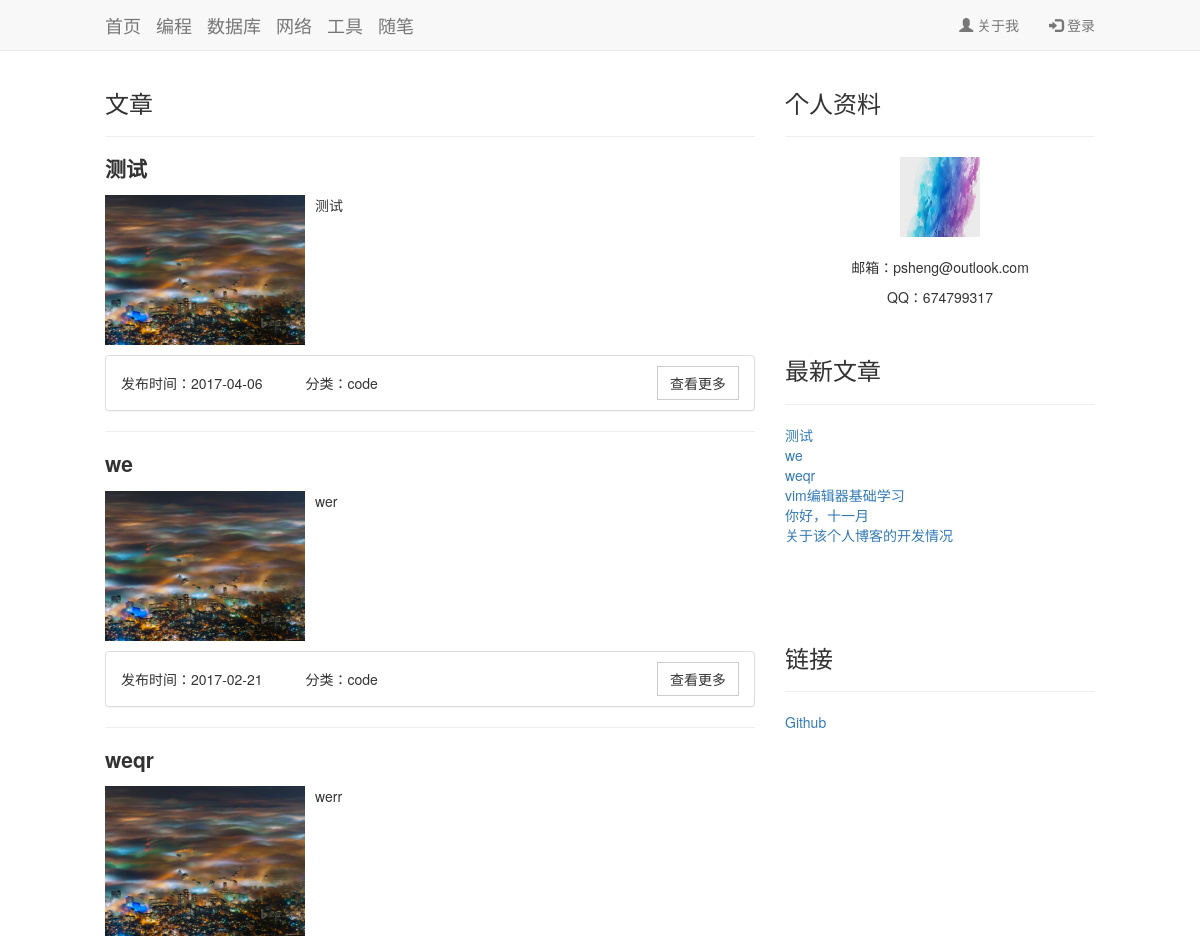
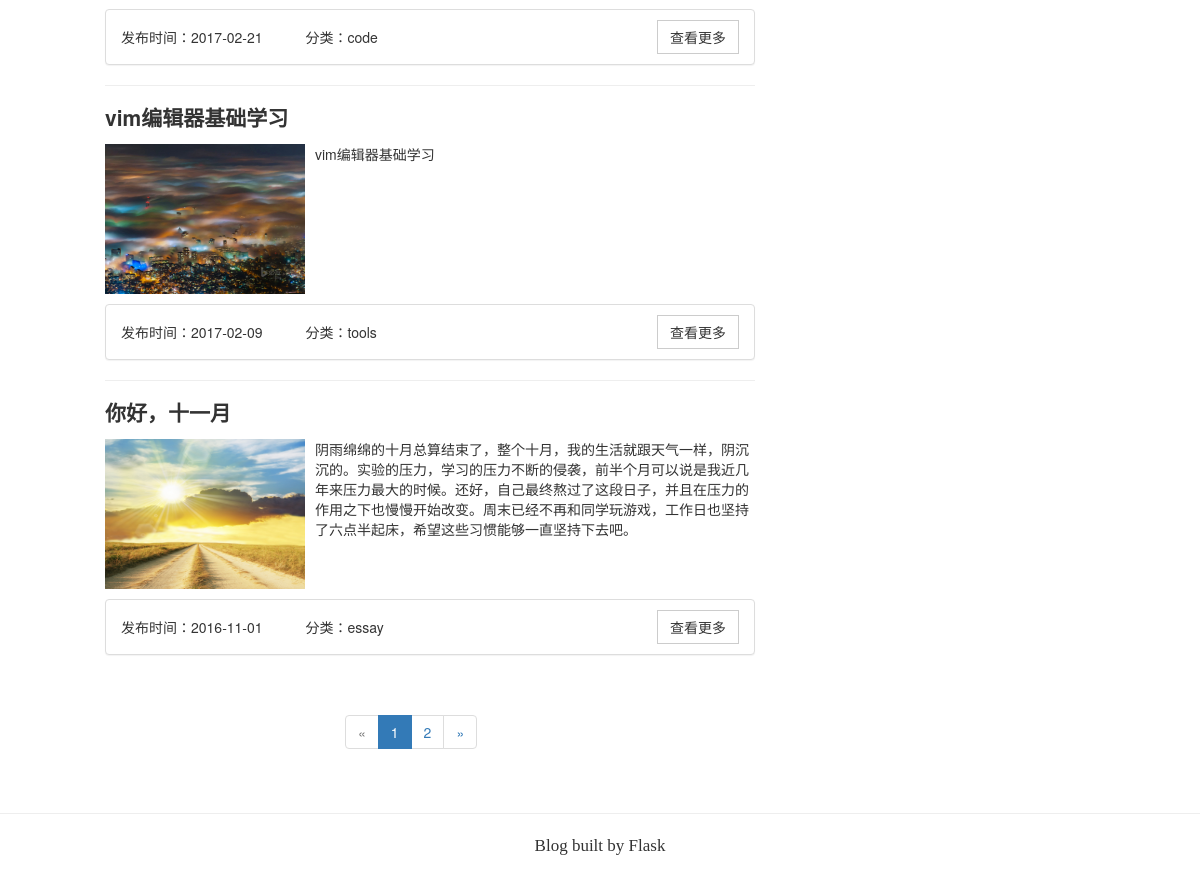
The page / on the database its author committed (2 pictures, top to bottom).
### app/models.py (models this page shows, shortened)
class Post(db.Model):
    __tablename__ = 'posts'
    id = db.Column(db.Integer, primary_key=True)
    head_pic = db.Column(db.Text, default='/static/pic/test3.jpg')
    body_pic = db.Column(db.Text)
    title = db.Column(db.Text)
    body = db.Column(db.Text)
    abstract = db.Column(db.Text)
    tag = db.Column(db.Text)
    timestamp = db.Column(db.DateTime, index=True, default=datetime.utcnow)
    comments = db.relationship('Comment', backref='role')

### app/main/view.py (the view)
@main.route('/', methods=['GET','POST'])
def index():
    page = request.args.get('page', 1, type=int)
    pagination = Post.query.order_by(Post.timestamp.desc()).paginate(
        page, per_page=5, error_out=False)
    posts = pagination.items
    new_posts = find_new_post()
    return render_template('index.html', posts=posts, new_posts=new_posts,
                           pagination=pagination)

### app/main/view.py (called while the page is built)
def find_new_post():
    page = request.args.get('page', 1, type=int)
    new_post = Post.query.order_by(Post.timestamp.desc()).paginate(
        page, per_page=20, error_out=False
    )
    new_posts = new_post.items
    return new_posts

### app/templates/index.html (shortened to what this page needs)
{% extends "base.html" %}
{% import "_macros.html" as macros %}
{% block body %}
    <div class="container" id="sumery-container">
        <div class="row">
		    <div class="col-md-8">
                <h3>文章</h3>
                {% for post in posts %}
                <hr>
                <div class="post_head"><h3>{{ post.title | safe }}</h3></div>
                <div class="media" margin="30px">
                    <a class="media-left" >
                    <img src="{{ post.head_pic }}" width="200" height="150" alt="...">
                    </a>
                    <div class="media-body">
                    {{ post.abstract }}<br><br>
                    </div>
                </div>
                <div class="media-foot">
                    <div class="panel panel-default">
                        <div class="panel-body">
                            <p>发布时间：{{ post.timestamp.strftime("%Y-%m-%d") }} &nbsp
                            &nbsp&nbsp&nbsp&nbsp&nbsp&nbsp&nbsp&nbsp分类：{{ post.tag}}</p>
                            {% if current_user.is_authenticated %}
                                <div class="dropdown">
                                    <button class="btn btn-default dropdown-toggle" type="button" id="dropdownMenu1"
                                            data-toggle="dropdown" aria-haspopup="true" aria-expanded="true">
                                        管理
                                        <span class="caret"></span>
                                    </button>
                                    <ul class="dropdown-menu" aria-labelledby="dropdownMenu1">
                                        <li><a href="{{ url_for('.edit_post', id=post.id) }}">编辑</a></li>
                                        <li><a href="{{ url_for('.post_pic', id=post.id) }}">图片上传</a></li>
                                        <li><a href="{{ url_for('.uploaded_file', id=post.id) }}">主题图片</a></li>
                                        <li><a href="{{ url_for('.post', id=post.id) }}">查看更多</a></li>
                                        <li role="separator" class="divider"></li>
                                        <li><a href="{{ url_for('.delete_post', id=post.id) }}">删除</a></li>
                                    </ul>
                                </div>
                            {% else %}
                                <a class="btn btn-default" href="{{ url_for('.post', id=post.id) }}">查看更多</a>
                            {% endif %}
                        </div>
                    </div>
                </div>
                {% endfor %}
                {% if pagination %}
                <div class="pagination">
                    {{ macros.pagination_widget(pagination, '.index') }}
                </div>
                {% endif %}
            </div>
            <div class="col-md-4">
                <h3>个人资料</h3>
                <div class="right-index">
                    <hr>
                    <img src="{{ url_for('static', filename='test.jpg') }}" width="80" height="80"><br><br>
                    <p>邮箱：psheng@outlook.com</p>
                    <p>QQ：674799317</p>
                </div>
                <div class="newly-post">
                    <h3>最新文章</h3><hr>
                    {% for new_post in new_posts %}
                    <p><a href="{{ url_for('.post', id=new_post.id) }}">{{ new_post.title }}</a></p>
                    {% endfor %}
                </div>
                <div class="other-link">
                    <h3>链接</h3><hr>
                    <p><a href="http://github.com/pshenglh" target="_blank">Github</a></p>
                </div>
                </div>
            </div>
        </div>
{% endblock %}

### app/templates/base.html (shortened to what this page needs)
<!DOCTYPE html>
    <head>
        <link rel="stylesheet" href="https://cdn.bootcss.com/bootstrap/3.3.7/css/bootstrap.min.css"
>
        <link rel="stylesheet" href="{{ url_for('static', filename='css/customization.css')}}">
    </head>
    <nav class="navbar navbar-default navbar-fixed-top">
        <div class="container">
            <div class="navbar-header">
                <a class="navbar-brand" href="{{ url_for('.index') }}">首页</a>
                <a class="navbar-brand" href="{{ url_for('.code') }}">编程</a>
                <a class="navbar-brand" href="{{ url_for('.database') }}">数据库</a>
                <a class="navbar-brand" href="{{ url_for('.net') }}">网络</a>
                <a class="navbar-brand" href="{{ url_for('.tool') }}">工具</a>
                <a class="navbar-brand" href="{{ url_for('.essay') }}">随笔</a>
            </div>
            <ul class="nav navbar-nav navbar-right">
                <li><a href="{{ url_for('.about_me') }}"><span class="glyphicon glyphicon-user"></span> 关于我</a></li>
                {% if current_user.is_authenticated %}
                <li><a href="{{ url_for('.logout') }}"><span class="glyphicon glyphicon-log-out"></span> 退出</a></li>
                {% else %}
                <li><a href="{{ url_for('.login') }}"><span class="glyphicon glyphicon-log-in"></span> 登录</a></li>
                {% endif %}
            </ul>
        </div>
    </nav>
<body>
    {% block body %}{% endblock %}
    <div class="foot">
        <hr>
        <p>Blog built by Flask</p>
    </div>
</body>
</html>

### app/templates/_macros.html
{% macro pagination_widget(pagination, endpoint) %}
<ul class="pagination">
    <li {% if not pagination.has_prev %} class="disabled"{% endif %}>
        <a href="{% if pagination.has_prev %}{{ url_for(endpoint,
            page = pagination.page - 1, **kwargs) }}{% else %}#{% endif %}">
            &laquo;
        </a>
    </li>
    {% for p in pagination.iter_pages() %}
        {% if p %}
            {% if p == pagination.page %}
            <li class="active">
                <a href="{{ url_for(endpoint, page = p, **kwargs) }}">{{ p }}</a>
            </li>
            {% else %}
            <li>
                <a href="{{ url_for(endpoint, page = p, **kwargs) }}">{{ p }}</a>
            </li>
            {% endif %}
        {% else %}
        <li class="disabled"><a href="#">&hellip;</a></li>
        {% endif %}
    {% endfor %}
    <li {% if not pagination.has_next %} class="disabled"{% endif %}>
        <a href="{% if pagination.has_next %}{{ url_for(endpoint,
            page = pagination.page + 1, **kwargs) }}{% else %}#{% endif %}">
              &raquo;
        </a>
    </li>
</ul>
{% endmacro %}}

### app/static/css/customization.css (style rules this page uses)
body { padding-top: 70px; }
.post_head h3 { adding: 8px; margin-bottom: 0px; font-size: 21px; font-weight: 600; }
.btn { border-radius: 0px }
.container { padding-right: 90px; padding-left: 90px; margin-right: auto; margin-left: auto; }
.media-foot .panel { margin-top: 10px; }
.media-foot .panel-body { padding-top: 10px; padding-bottom: 10px; }
.media-foot .panel-body p { position: relative; top: 7px; float: left; }
.media-foot .btn { float: right; }
.right-index { text-align: center; padding-bottom: 20px; }
.pagination { position: relative; left: 120px; }
.foot { text-align: center; margin-bottom: 30px; font-size: 17px; font-family: Times; }
.other-link { margin-top: 20px; }
.newly-post { margin-bottom: 100px; }
.newly-post p { margin-bottom: 0px; }

### rows shown on the page
Post: title "测试", head_pic (picture), abstract "测试", timestamp "2017-04-06", tag "code"
Post: title "we", head_pic (picture), abstract "wer", timestamp "2017-02-21", tag "code"
Post: title "weqr", head_pic (picture), abstract "werr", timestamp "2017-02-21", tag "code"
Post: title "vim编辑器基础学习", head_pic (picture), abstract "vim编辑器基础学习", timestamp "2017-02-09", tag "tools"
Post: title "你好，十一月", head_pic (picture), abstract "阴雨绵绵的十月总算结束了，整个十月，我的生活就跟天气一样，阴沉沉的。实验的压力，学习的压力不断的侵袭，前半个月可以说是我近几年来压力最大的时候。还好，自己最终熬过了这段日子，并且在压力的作用之下也慢慢开始改变。周末已经不再和同学玩游戏，工作日也坚持了六点半起床，希望这些习惯能够一直坚持下去吧。", timestamp "2016-11-01", tag "essay"
Post: title "关于该个人博客的开发情况"

### other values the page prints
{{ p }} "1"
{{ p }} "2"
